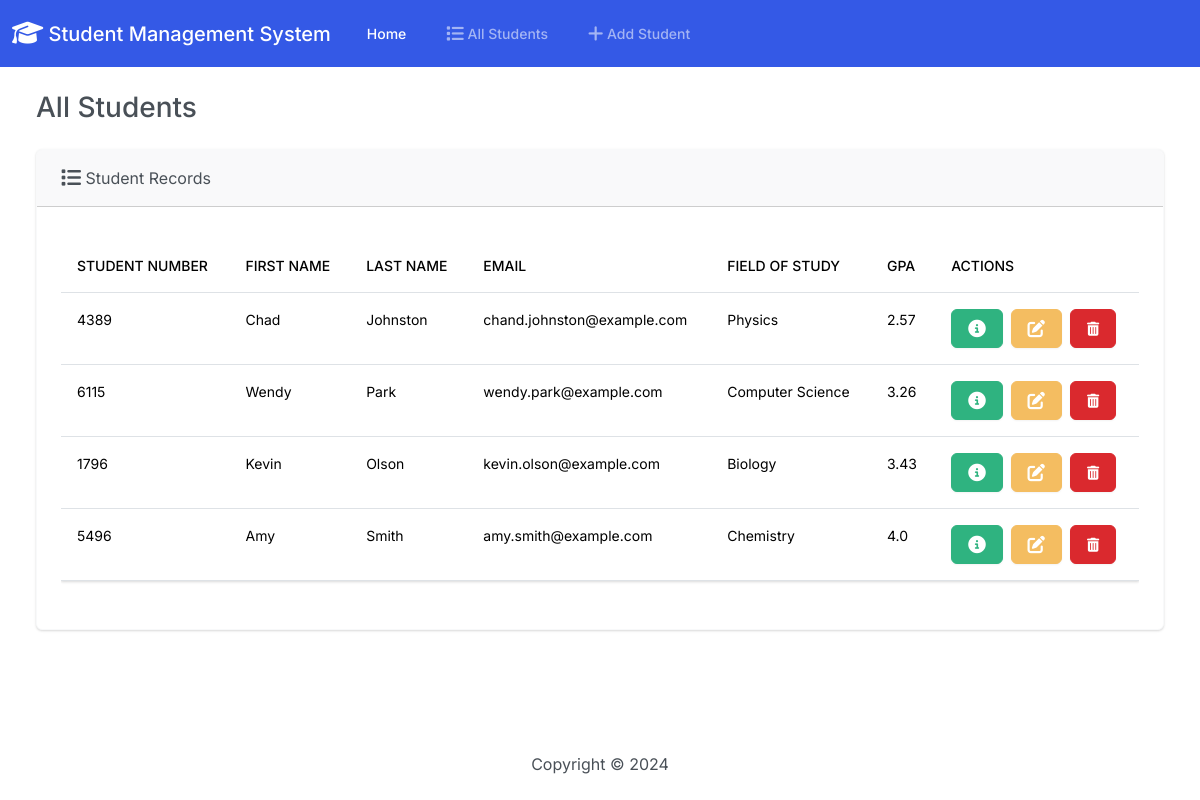
The page / on the database its author committed.
### students/models.py (models this page shows, shortened)
class Student(models.Model):
    student_number = models.PositiveIntegerField()
    first_name = models.CharField(max_length=50)
    last_name = models.CharField(max_length=50)
    email = models.EmailField(max_length=100)
    field_of_study = models.CharField(max_length=50)
    gpa = models.FloatField()

### students/views.py (the view)
# urls.py: path('', views.index, name='index'),
def index(request):
    return render(request, 'students/index.html', {
        'students': Student.objects.all()
    })

### students/templates/students/index.html (shortened to what this page needs)
{% extends 'students/base.html' %}
{% block content %}
<h3 class="m-4">All Students</h3>
        <div class="row">
            <div class="col-12">
                {% if students %}
                    <div class="card border-light ms-4 me-4 mb-4">
                        <div class="card-header">
                            <i class="fa-solid fa-list fa-lg"></i> Student Records
                        </div>
                        <div class="card-body">
                            <p class="card-text">
                                <div class="table-responsive">
                                    <table class="table table-hover">
                                        <thead>
                                          <tr>
                                            <th scope="col">Student Number</th>
                                            <th scope="col">First Name</th>
                                            <th scope="col">Last Name</th>
                                            <th scope="col">Email</th>
                                            <th scope="col">Field Of Study</th>
                                            <th scope="col">GPA</th>
                                            <th scope="col">Actions</th>
                                          </tr>
                                        </thead>
                                        <tbody>
                                          {% for student in students %}
                                            <tr>
                                                <td>{{ student.student_number }}</td>
                                                <td>{{ student.first_name }}</td>
                                                <td>{{ student.last_name }}</td>
                                                <td>{{ student.email }}</td>
                                                <td>{{ student.field_of_study }}</td>
                                                <td>{{ student.gpa }}</td>
                                                <td>
                                                    <button type="button" class="btn btn-success me-1" href="{% url 'view_student' student.id %}" data-bs-toggle="modal" data-bs-target="#myModal{{student.id}}">
                                                </button>
                                                  <a class="btn btn-warning me-1" href="{% url 'edit' student.id %}">
                                                  </a>
                                                  <button type="button" class="btn btn-danger" data-bs-toggle="modal" data-bs-target="#delete{{student.id}}">
                                                    <i class="fa-solid fa-trash-can"></i>
                                                  </button>
                                            </td>
                                            </tr>
                                          {% endfor %}
                                        </tbody>
                                      </table>
                                </div>
                            </p>
                        </div>
                  </div>
                {% else %}
                    <h5 class="alert alert-primary ms-4 me-4">
                        No Student Records
                    </h5>
                {% endif %}
            </div>
        </div>
{% endblock %}

### students/templates/students/base.html (shortened to what this page needs)
{% load static %}
<!DOCTYPE html>
<html lang="en">
<head>
    <link rel="stylesheet" href="https://cdnjs.cloudflare.com/ajax/libs/font-awesome/6.7.1/css/all.min.css" />
    <link href="https://cdn.jsdelivr.net/npm/bootstrap@5.3.3/dist/css/bootstrap.min.css" rel="stylesheet">
    <link rel="stylesheet" href="{% static 'css/bootstrap.min.css' %}">
</head>
<body class="d-flex flex-column min-vh-100">
    <nav class="navbar navbar-expand-lg bg-primary" data-bs-theme="dark">
        <div class="container-fluid">
          <a class="navbar-brand" href="{% url 'index' %}">
            <i class="fa-solid fa-graduation-cap fa-lg"></i> Student Management System</a>
          <div class="collapse navbar-collapse" id="navbarColor01">
            <ul class="navbar-nav me-auto">
              <li class="nav-item">
                <a class="nav-link active" href="#">Home
                </a>
              </li>
              <li class="nav-item">
                <a class="nav-link" href="{% url 'index' %}">
                     All Students</a>
              </li>
              <li class="nav-item">
                <a class="nav-link" href="{% url 'add' %}">
                     Add Student</a>
              </li>
            </ul>
          </div>
        </div>
      </nav>
    <div class="container-fluid">
        {% block content %}
        {% endblock %}
    </div>
    <footer class="mt-auto mb-4">
        <div class="text-center">
            <span>
                Copyright &copy; <script>document.write(new Date().getFullYear())</script>
            </span>
        </div>
    </footer>
</body>
</html>

### rows shown on the page
Student: student_number "4389", first_name "Chad", last_name "Johnston", email "chand.johnston@example.com", field_of_study "Physics", gpa "2.57"
Student: student_number "6115", first_name "Wendy", last_name "Park", email "wendy.park@example.com", field_of_study "Computer Science", gpa "3.26"
Student: student_number "1796", first_name "Kevin", last_name "Olson", email "kevin.olson@example.com", field_of_study "Biology", gpa "3.43"
Student: student_number "5496", first_name "Amy", last_name "Smith", email "amy.smith@example.com", field_of_study "Chemistry", gpa "4.0"
